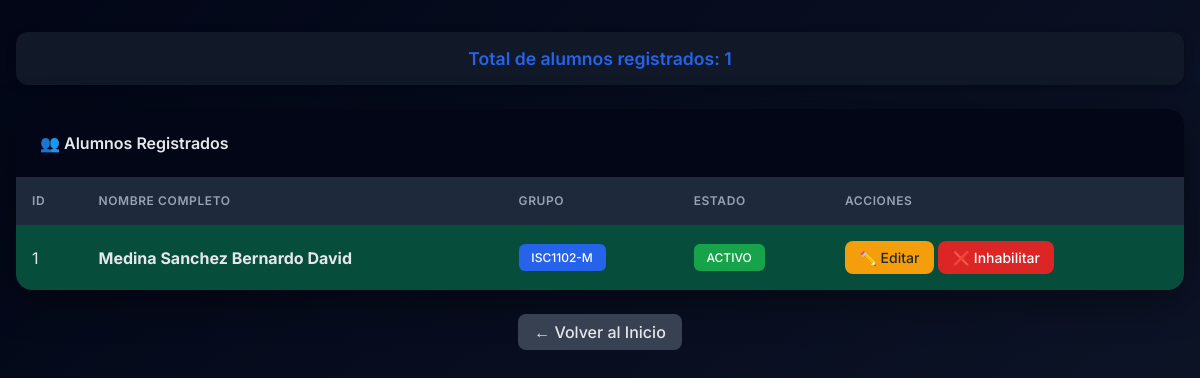
The page /alumnos_registrados.php on the database its author committed.
### tables this page shows
CREATE TABLE `alumnos` (
  `id` int(11) NOT NULL,
  `nombre` varchar(100) NOT NULL,
  `apellido_p` varchar(100) NOT NULL,
  `apellido_m` varchar(100) NOT NULL,
  `grupo_id` int(11) NOT NULL,
  `created_at` timestamp NOT NULL DEFAULT current_timestamp(),
  `activo` tinyint(1) NOT NULL DEFAULT 1
);

CREATE TABLE `grupos` (
  `id` int(11) NOT NULL,
  `nombre` varchar(20) NOT NULL,
  `carrera_id` int(11) NOT NULL,
  `turno_id` int(11) NOT NULL,
  `grado_id` int(11) NOT NULL,
  `numero_grupo` int(11) DEFAULT 1,
  `created_at` timestamp NOT NULL DEFAULT current_timestamp()
);

### alumnos_registrados.php (the view, shortened to what this page needs)
<?php
$conn = getConnection();
$query = "SELECT
            a.id,
            a.nombre,
            a.apellido_p,
            a.apellido_m,
            a.activo,
            g.nombre as grupo_nombre
          FROM alumnos a
          INNER JOIN grupos g ON a.grupo_id = g.id
          ORDER BY g.nombre, a.apellido_p, a.apellido_m, a.nombre";
$result = $conn->query($query);
?>
<!DOCTYPE html>
<html lang="es">
<head>
</head>
<body>
    <div class="container">
        <div class="total-alumnos">
            Total de alumnos registrados: <?php echo $result->num_rows; ?>
        </div>
        <div class="card">
            <div class="card-header">
                <h4>👥 Alumnos Registrados</h4>
            </div>
            <div class="card-body">
                <?php if ($result->num_rows > 0): ?>
                <div class="table-responsive">
                    <table>
                        <thead>
                            <tr>
                                <th>ID</th>
                                <th>Nombre Completo</th>
                                <th>Grupo</th>
                                <th>Estado</th>
                                <th>Acciones</th>
                            </tr>
                        </thead>
                        <tbody>
                            <?php while ($alumno = $result->fetch_assoc()): ?>
                            <tr class="<?php echo $alumno['activo'] == 1 ? 'alumno-activo' : 'alumno-inactivo'; ?>">
                                <td><?php echo $alumno['id']; ?></td>
                                <td>
                                    <strong>
                                        <?php echo htmlspecialchars($alumno['apellido_p'] . ' ' .
                                                                    $alumno['apellido_m'] . ' ' .
                                                                    $alumno['nombre']); ?>
                                    </strong>
                                </td>
                                <td>
                                    <span class="badge badge-primary">
                                        <?php echo htmlspecialchars($alumno['grupo_nombre']); ?>
                                    </span>
                                </td>
                                <td>
                                    <?php if ($alumno['activo'] == 1): ?>
                                        <span class="badge badge-success">ACTIVO</span>
                                    <?php else: ?>
                                        <span class="badge badge-danger">INACTIVO</span>
                                    <?php endif; ?>
                                </td>
                                <td>
                                    <a href="editar_alumno.php?id=<?php echo $alumno['id']; ?>"
                                       class="btn btn-warning btn-sm">
                                        ✏️ Editar
                                    </a>
                                    <?php if ($alumno['activo'] == 1): ?>
                                        <a href="#" class="btn btn-danger btn-sm"
                                           onclick="showConfirmModal(event, '?action=toggle&id=<?php echo $alumno['id']; ?>', '¿Desea inhabilitar este alumno?', 'El alumno será marcado como inactivo.')">
                                            ❌ Inhabilitar
                                        </a>
                                    <?php endif; ?>
                                </td>
                            </tr>
                            <?php endwhile; ?>
                        </tbody>
                    </table>
                </div>
                <?php else: ?>
                <div class="text-center py-5">
                    <p class="text-muted">No hay alumnos registrados</p>
                </div>
                <?php endif; ?>
            </div>
        </div>
        <div class="text-center mt-4">
            <a href="index.php" class="btn btn-secondary">
                ← Volver al Inicio
            </a>
        </div>
    </div>
</body>
</html>

### alumnos_registrados.php (style rules this page uses)
* { margin: 0; padding: 0; box-sizing: border-box; }
body { font-family: 'Inter', sans-serif; background: linear-gradient(135deg, #020617, #0f172a); color: #e5e7eb; min-height: 100vh; padding: 2rem 0; }
.container { max-width: 1200px; margin: 0 auto; padding: 0 1rem; }
.card { border: none; border-radius: 16px; box-shadow: 0 10px 40px rgba(0,0,0,0.45); margin: 0 auto; background: #111827; overflow: hidden; }
.card-header { background: #020617; color: #e5e7eb; padding: 1.5rem; border: none; }
.card-header h4 { margin: 0; font-weight: 600; }
.card-body { padding: 0; background: #111827; }
table { width: 100%; border-collapse: collapse; background: #111827; color: #e5e7eb; }
thead { background: #1e293b; }
thead th { font-weight: 600; color: #94a3b8; border: none; padding: 1rem; text-transform: uppercase; font-size: 0.75rem; letter-spacing: 0.05em; text-align: left; }
tbody { background: #111827; }
tbody td { padding: 1rem; vertical-align: middle; border-top: 1px solid #1e293b; color: #e5e7eb; }
tbody tr { transition: all 0.2s ease; }
tbody tr.alumno-activo { background-color: #064e3b; }
.badge { padding: 0.4rem 0.8rem; border-radius: 6px; font-weight: 500; font-size: 0.75rem; display: inline-block; }
.badge-primary { background: #2563eb; color: white; }
.badge-success { background-color: #16a34a; color: white; }
.btn { border-radius: 8px; padding: 0.5rem 1rem; font-weight: 500; transition: all 0.3s ease; text-decoration: none; display: inline-block; cursor: pointer; border: none; font-family: 'Inter', sans-serif; }
.btn-sm { padding: 0.5rem 0.9rem; font-size: 0.875rem; }
.btn-warning { background-color: #f59e0b; color: #1f2937; }
.btn-danger { background-color: #dc2626; color: white; }
.btn-secondary { background-color: #374151; color: #e5e7eb; }
.total-alumnos { background: #111827; border-radius: 12px; padding: 1rem; margin-bottom: 1.5rem; box-shadow: 0 2px 10px rgba(0,0,0,0.3); text-align: center; font-weight: 600; color: #2563eb; font-size: 1.1rem; }
.table-responsive { background: #111827; border-radius: 0 0 16px 16px; overflow-x: auto; }
.text-center { text-align: center; }
.mt-4 { margin-top: 1.5rem; }

### rows shown on the page
alumnos: id "1", apellido_p+apellido_m+nombre "Medina Sanchez Bernardo David", grupo.nombre "ISC1102-M", activo "ACTIVO"

### other values the page prints
$result->num_rows "1"
